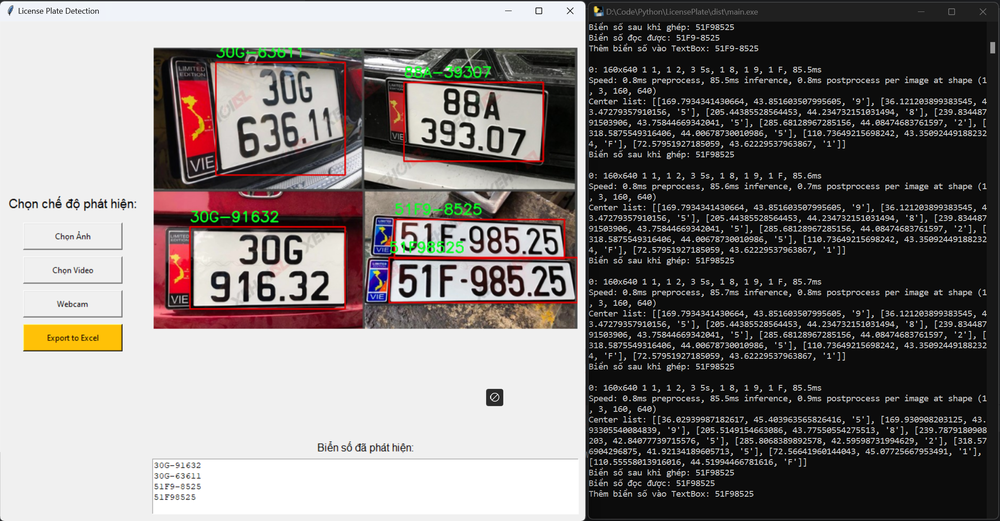
#> input picture img.png, 1000 x 521 px, shrunk from 2265 x 1179 before the run
$ python -i utils_rotate.py   (imports and definitions only)
#> lines starting #> are read from the running program, lines starting #| are printed output that depends on the picture
#> further down, picture is the input picture: shape (521, 1000, 3); mean B, G, R 120.7, 122.2, 127.4
import numpy as np
import math
import cv2
import re


# Hiệu chỉnh độ tương phản
def changeContrast(img):
    lab = cv2.cvtColor(img, cv2.COLOR_BGR2LAB)
#> lab: shape (521, 1000, 3); mean of channels 0, 1, 2 125.7, 130, 130
    l, a, b = cv2.split(lab)
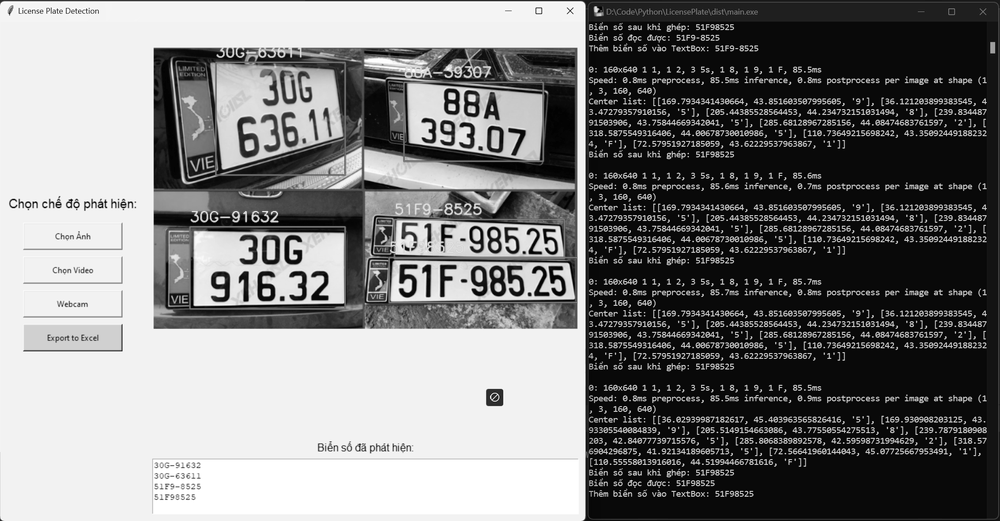
#> l: shape (521, 1000); min 0, max 255, mean 125.7
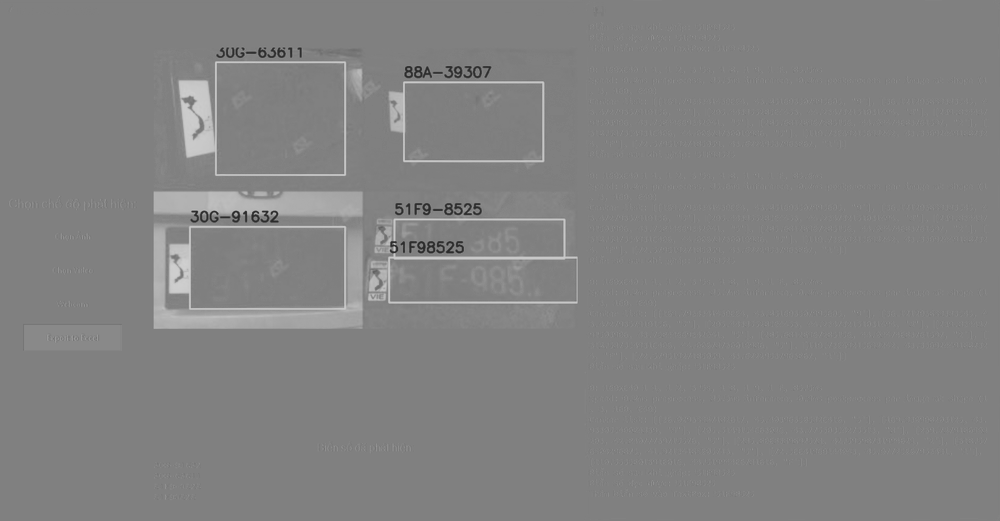
#> a: shape (521, 1000); min 42, max 208, mean 130
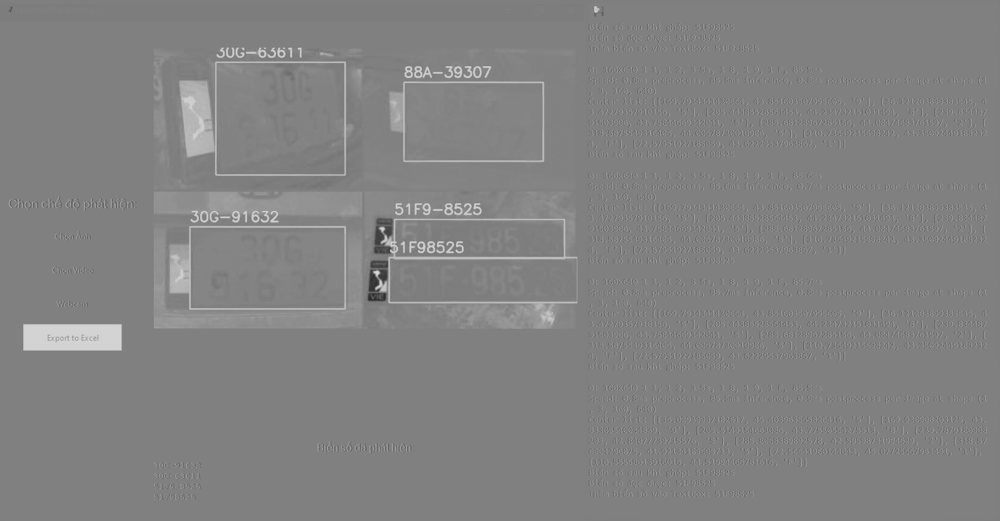
#> b: shape (521, 1000); min 42, max 217, mean 130
    clahe = cv2.createCLAHE(clipLimit=3.0, tileGridSize=(8, 8))
    cl = clahe.apply(l)
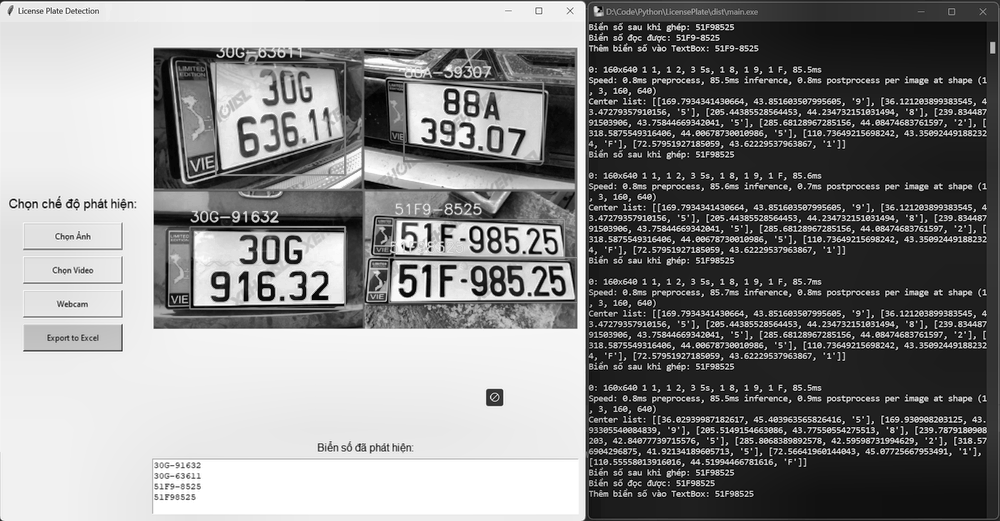
#> cl: shape (521, 1000); min 0, max 255, mean 134.6
    limg = cv2.merge((cl, a, b))
#> limg: shape (521, 1000, 3); mean of channels 0, 1, 2 134.6, 130, 130
    return cv2.cvtColor(limg, cv2.COLOR_LAB2BGR)
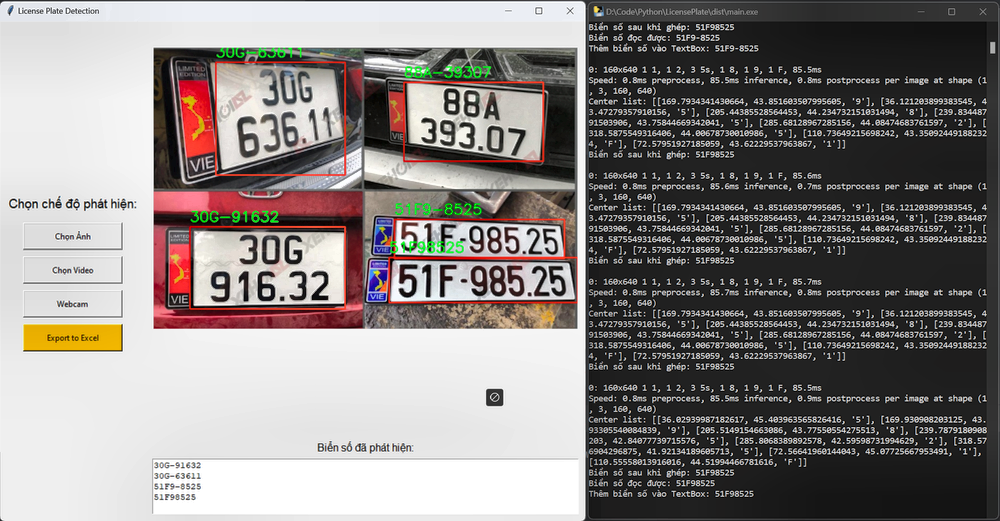
#> returned value: shape (521, 1000, 3); mean B, G, R 128.8, 130.6, 135.6


# Xoay ảnh quanh tâm một góc bất kỳ
# [70 lines left out: functions rotate_image, compute_skew, deskew, correct_common_misreads, is_valid_plate, not called in this run]

>>> import cv2
>>> picture = cv2.imread('../img.png')
>>> result = changeContrast(picture)
